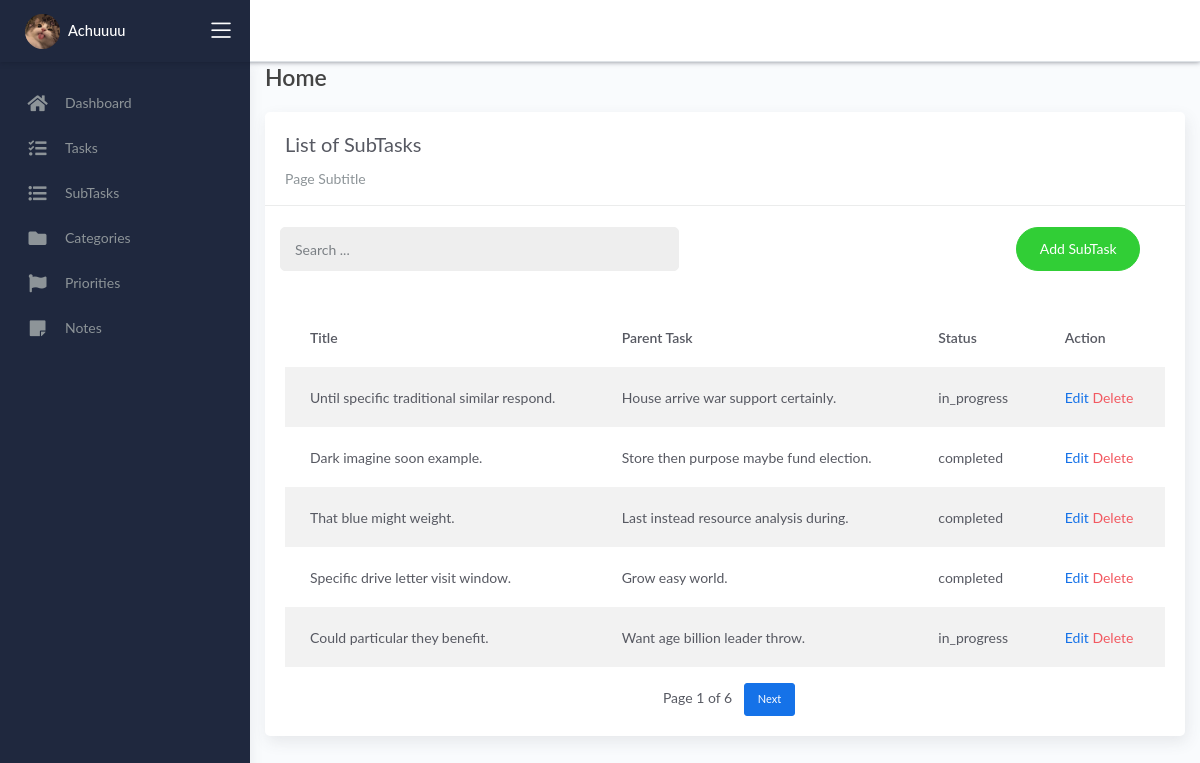
Before: /subtasks/ with the older database file.
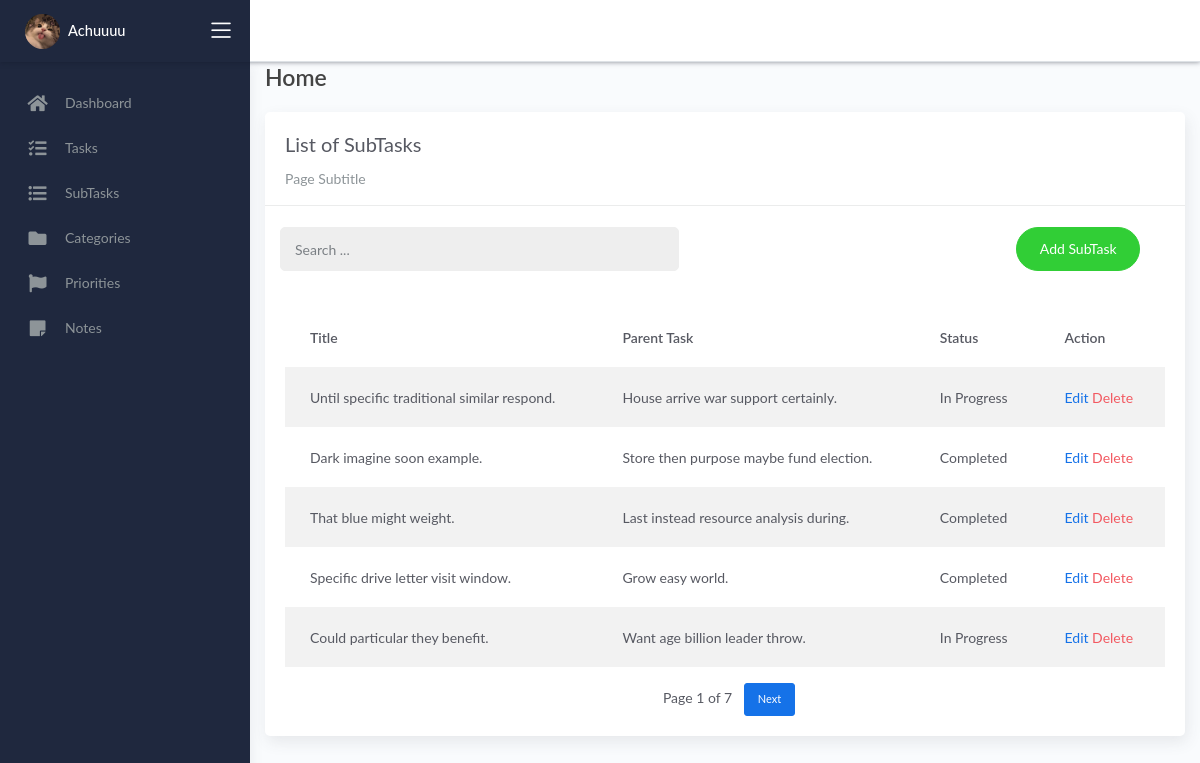
After: the same page with the newer database file.
### todomanager/models.py (models this page shows, shortened)
class BaseModel(models.Model):
    created_at = models.DateTimeField(auto_now_add=True)
    updated_at = models.DateTimeField(auto_now=True)
    class Meta:
        abstract = True

class SubTask (BaseModel):
    STATUS_CHOICES = [
        ('Pending', 'Pending'),
        ('In Progress', 'In Progress'),
        ('Completed', 'Completed'),
    ]
    parent_task = models.ForeignKey(Task, on_delete=models.CASCADE)
    title = models.CharField(max_length=250)
    status = models.CharField(max_length=20, choices=STATUS_CHOICES, default='Pending')

class Task (BaseModel):
    STATUS_CHOICES = [
        ('Pending', 'Pending'),
        ('In Progress', 'In Progress'),
        ('Completed', 'Completed'),
    ]
    title = models.CharField(max_length=250)
    description = models.TextField()
    deadline = models.DateTimeField()
    status = models.CharField(max_length=20, choices=STATUS_CHOICES, default='Pending')
    category = models.ForeignKey(Category, on_delete=models.CASCADE)
    priority = models.ForeignKey(Priority, on_delete=models.CASCADE)
    def __str__(self):
        return self.title

### todomanager/views.py (the view)
# urls.py: path('subtasks/', views.SubTaskList.as_view(), name='subtask-list'),
class SubTaskList(ListView):
    model = SubTask
    context_object_name = 'subtasks'
    template_name = 'subtask_list.html'
    paginate_by = 5
    def get_queryset(self):
        qs = super().get_queryset()
        query = self.request.GET.get('q')
        if query:
            qs = qs.filter(Q(title__icontains=query))
        return qs

### templates/subtask_list.html (shortened to what this page needs)
{% extends 'base.html' %} {% load static %} {% block content %}
<div class="content">
    <div class="container-fluid">
        <h4 class="page-title">Home</h4>
        <div class="row">
            <div class="col-md-12">
                <div class="card">
                    <div class="card-header">
                        <div class="card-title">List of SubTasks</div>
                        <div class="card-category">Page Subtitle</div>
                    </div>
                    <br />
                    <div class="col-md-12 row">
                        <div class="col-md-6">
                            <form class="navbar-left navbar-form nav-search mr-md-3" action="{% url 'subtask-list' %}">
                                <div class="input-group">
                                    <input type="text" placeholder="Search ..." class="form-control" name="q" />
                                    <div class="input-group-append">
                                        <span class="input-group-text">
                                        </span>
                                    </div>
                                </div>
                            </form>
                        </div>
                        <div class="col-md-6">
                            <div class="pull-right">
                                <a href="{% url 'subtask-add' %}" class="btn btn-success btn-rounded">Add SubTask</a>
                            </div>
                        </div>
                    </div>
                    <div class="card-body">
                        <table class="table table-striped mt-3">
                            <thead>
                                <tr>
                                    <th scope="col">Title</th>
                                    <th scope="col">Parent Task</th>
                                    <th scope="col">Status</th>
                                    <th scope="col">Action</th>
                                </tr>
                            </thead>
                            <tbody>
                                {% for object in subtasks %}
                                <tr>
                                    <td>{{ object.title }}</td>
                                    <td>{{ object.parent_task }}</td>
                                    <td>{{ object.status }}</td>
                                    <td>
                                        <a href="{% url 'subtask-update' object.id %}">Edit</a>
                                        <a href="{% url 'subtask-delete' object.id %}" class="text-danger">Delete</a>
                                    </td>
                                </tr>
                                {% empty %}
                                <tr>
                                    <td colspan="4" style="text-align: center">
                                        <p class="text-sm font-weight-bold mb-0">No Records Found</p>
                                    </td>
                                </tr>
                                {% endfor %}
                            </tbody>
                        </table>
                        {% include 'includes/pagination.html' %}
                    </div>
                </div>
            </div>
        </div>
    </div>
</div>
{% endblock %}

Changed rows visible on the page:
changed SubTask "Until specific traditional similar respond.": status "in_progress" → "In Progress"
changed SubTask "Dark imagine soon example.": status "completed" → "Completed"
changed SubTask "That blue might weight.": status "completed" → "Completed"
changed SubTask "Specific drive letter visit window.": status "completed" → "Completed"
changed SubTask "Could particular they benefit.": status "in_progress" → "In Progress"
Other visible differences:
{{ page_obj.paginator.num_pages }}: "6" → "7"
